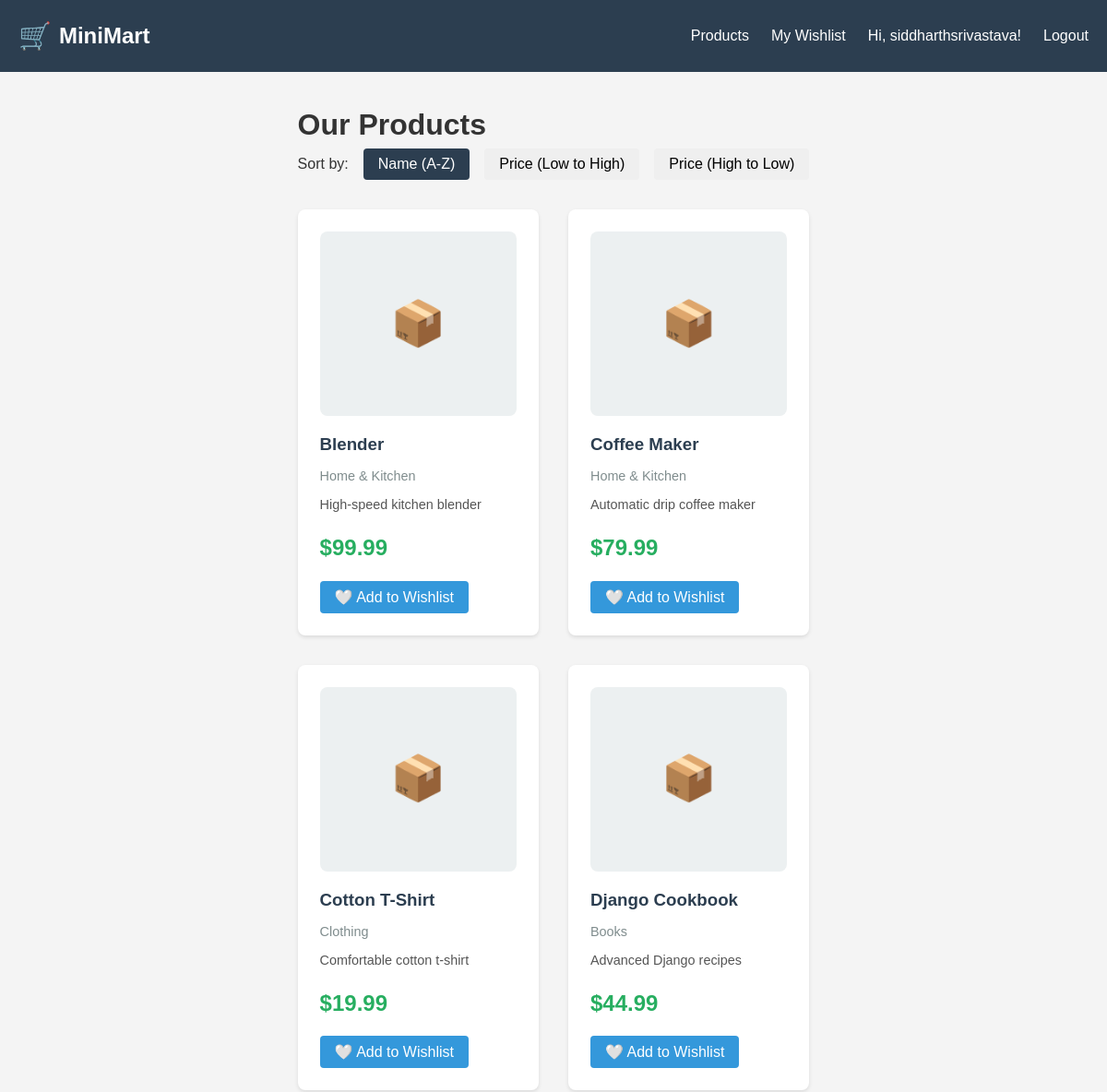
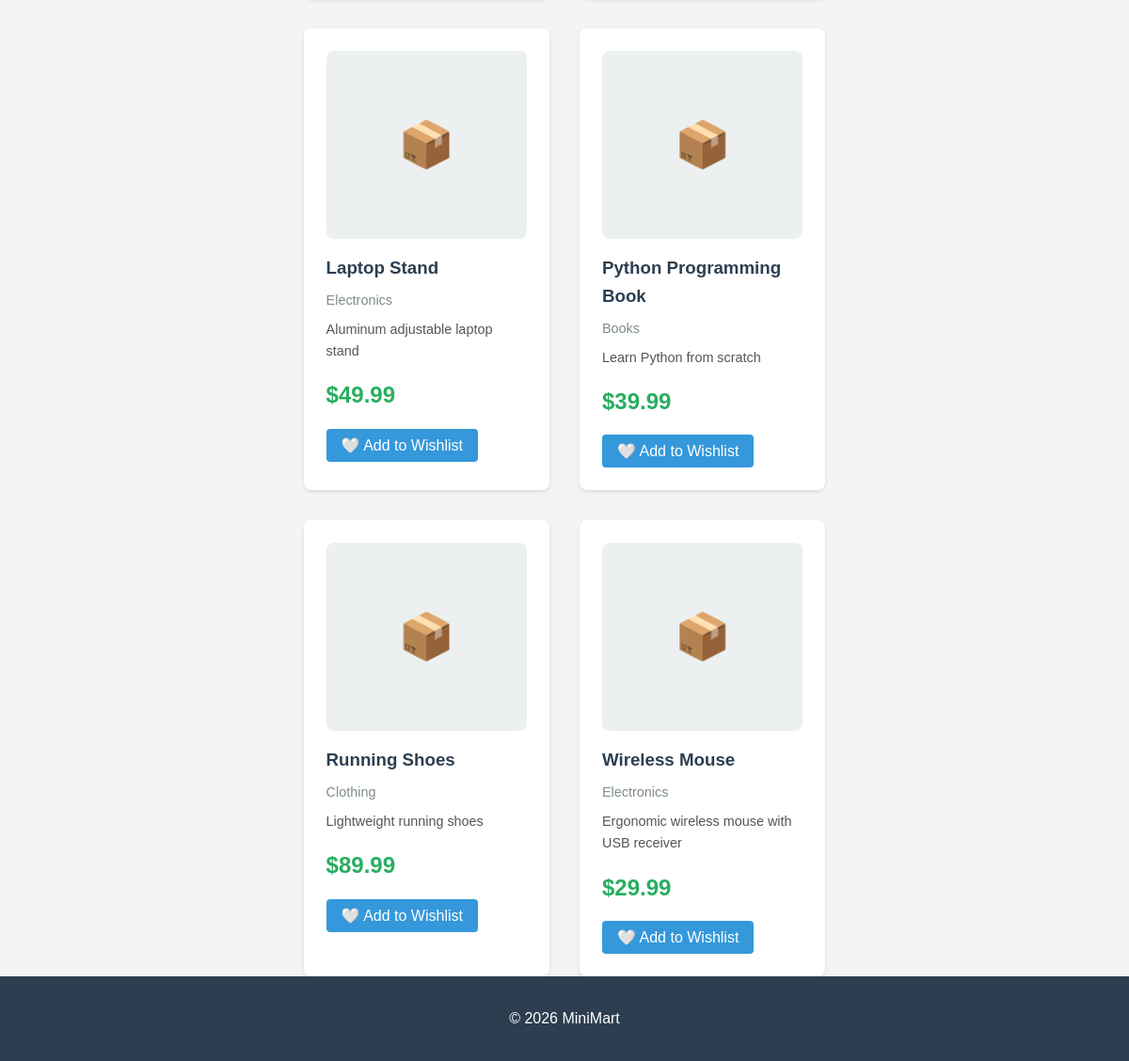
The app's page / (signed in) with its own data (2 pictures, top to bottom).
### shop/models.py (models this page shows, shortened)
class Product(models.Model):
    name = models.CharField(max_length=200)
    description = models.TextField(blank=True)
    price = models.DecimalField(max_digits=10, decimal_places=2)
    category = models.ForeignKey(Category, on_delete=models.CASCADE, related_name='products')
    image = models.ImageField(upload_to='products/', blank=True, null=True)  # NEW FIELD
    created_at = models.DateTimeField(auto_now_add=True)
    class Meta:
        ordering = ['name']

class Category(models.Model):
    name = models.CharField(max_length=100, unique=True)
    class Meta:
        verbose_name_plural = "Categories"

### shop/views.py (the view)
# urls.py: path('', views.product_list, name='product_list'),
def product_list(request):
    sort_by = request.GET.get('sort', 'name')
    if sort_by == 'price_low':
        products = Product.objects.all().order_by('price')
    elif sort_by == 'price_high':
        products = Product.objects.all().order_by('-price')  # minus sign = descending
    else:
        products = Product.objects.all().order_by('name')
    wishlist_product_ids = []
    if request.user.is_authenticated:
        wishlist_product_ids = Wishlist.objects.filter(
            user=request.user
        ).values_list('product_id', flat=True)
    context = {
        'products': products,
        'wishlist_product_ids': list(wishlist_product_ids),
        'current_sort': sort_by,
    }
    if request.headers.get('HX-Request'):
        return render(request, 'shop/partials/product_list_partial.html', context)
    return render(request, 'shop/product_list.html', context)

### shop/templates/shop/product_list.html (shortened to what this page needs)
{% extends 'base.html' %}
{% block content %}
<h1>Our Products</h1>
<div class="sort-controls">
    <label>Sort by:</label>
    <button
        hx-get="{% url 'product_list' %}?sort=name"
        hx-target="#product-container"
        hx-swap="innerHTML"
        hx-push-url="true"
        class="btn {% if current_sort == 'name' %}btn-active{% endif %}">
        Name (A-Z)
    </button>
    <button
        hx-get="{% url 'product_list' %}?sort=price_low"
        hx-target="#product-container"
        hx-swap="innerHTML"
        hx-push-url="true"
        class="btn {% if current_sort == 'price_low' %}btn-active{% endif %}">
        Price (Low to High)
    </button>
    <button
        hx-get="{% url 'product_list' %}?sort=price_high"
        hx-target="#product-container"
        hx-swap="innerHTML"
        hx-push-url="true"
        class="btn {% if current_sort == 'price_high' %}btn-active{% endif %}">
        Price (High to Low)
    </button>
</div>
<div id="product-container">
    {% include 'shop/partials/product_list_partial.html' %}
</div>
{% endblock %}

### templates/base.html (shortened to what this page needs)
<!DOCTYPE html>
<html lang="en">
<head>
    {% load static %}
    <link rel="stylesheet" href="{% static 'css/style.css' %}">
</head>
<body>
    <nav class="navbar">
        <div class="container">
            <a href="{% url 'product_list' %}" class="logo">
                <span class="logo-icon">🛒</span>
                <span class="logo-text">MiniMart</span>
            </a>
            <div class="nav-links">
                <a href="{% url 'product_list' %}">Products</a>
                {% if user.is_authenticated %}
                    <a href="{% url 'wishlist' %}">My Wishlist</a>
                    <span class="username">Hi, {{ user.username }}!</span>
                    <form method="post" action="{% url 'custom_logout' %}" style="display: inline; margin: 0;">
                        <button type="submit" class="logout-btn">Logout</button>
                    </form>
                {% else %}
                    <a href="{% url 'login' %}">Login</a>
                    <a href="{% url 'signup' %}">Sign Up</a>
                {% endif %}
            </div>
        </div>
    </nav>
    <main class="container">
        {% block content %}
        {% endblock %}
    </main>
    <footer>
        <p>&copy; 2026 MiniMart</p>
    </footer>
</body>
</html>

### shop/templates/shop/partials/product_list_partial.html
<div class="product-grid">
    {% for product in products %}
        <div class="product-card">
            {% if product.image %}
                <img src="{{ product.image.url }}" alt="{{ product.name }}" class="product-image">
            {% else %}
                <div class="product-image-placeholder">
                    <span>📦</span>
                </div>
            {% endif %}
            <h3>{{ product.name }}</h3>
            <p class="category">{{ product.category.name }}</p>
            <p class="description">{{ product.description|truncatewords:20 }}</p>
            <p class="price">${{ product.price }}</p>
            <div id="wishlist-btn-{{ product.id }}">
                {% if product.id in wishlist_product_ids %}
                    {% include 'shop/partials/wishlist_button.html' with product=product in_wishlist=True %}
                {% else %}
                    {% include 'shop/partials/wishlist_button.html' with product=product in_wishlist=False %}
                {% endif %}
            </div>
        </div>
    {% empty %}
        <p>No products available.</p>
    {% endfor %}
</div>

### shop/templates/shop/partials/wishlist_button.html
{% if user.is_authenticated %}
    {% if in_wishlist %}
        <button
            hx-post="{% url 'remove_from_wishlist' product.id %}"
            hx-target="#wishlist-btn-{{ product.id }}"
            hx-swap="innerHTML"
            hx-headers='{"X-CSRFToken": "{{ csrf_token }}"}'
            class="btn btn-remove">
            ❤️ In Wishlist
        </button>
    {% else %}
        <button
            hx-post="{% url 'add_to_wishlist' product.id %}"
            hx-target="#wishlist-btn-{{ product.id }}"
            hx-swap="innerHTML"
            hx-headers='{"X-CSRFToken": "{{ csrf_token }}"}'
            class="btn btn-primary">
            🤍 Add to Wishlist
        </button>
    {% endif %}
{% else %}
    <a href="{% url 'login' %}" class="btn btn-secondary">Login to Wishlist</a>
{% endif %}

### static/css/style.css (style rules this page uses)
html { height: 100%; }
body { font-family: Arial, sans-serif; line-height: 1.6; color: #333; background-color: #f4f4f4; min-height: 100vh; display: flex; flex-direction: column; }
* { margin: 0; padding: 0; box-sizing: border-box; }
.container { max-width: 1200px; margin: 0 auto; padding: 0 20px; }
.navbar { background-color: #2c3e50; color: white; padding: 1rem 0; margin-bottom: 2rem; }
.navbar .container { display: flex; justify-content: space-between; align-items: center; }
.navbar .logo { font-size: 1.5rem; font-weight: bold; color: white; text-decoration: none; }
.nav-links { display: flex; gap: 1.5rem; align-items: center; }
.nav-links a { color: white; text-decoration: none; }
.nav-links .username { color: white; font-weight: 500; }
.logout-btn { background: none; border: none; color: white; font-size: 1rem; cursor: pointer; padding: 0; font-family: inherit; text-decoration: none; }
.btn { padding: 0.5rem 1rem; border: none; border-radius: 4px; cursor: pointer; font-size: 1rem; text-decoration: none; display: inline-block; }
.btn-primary { background-color: #3498db; color: white; }
.btn-active { background-color: #2c3e50; color: white; }
.sort-controls { margin-bottom: 2rem; display: flex; gap: 1rem; align-items: center; }
.product-grid { display: grid; grid-template-columns: repeat(auto-fill, minmax(250px, 1fr)); gap: 2rem; margin-top: 2rem; }
.product-card { background: white; padding: 1.5rem; border-radius: 8px; box-shadow: 0 2px 4px rgba(0,0,0,0.1); }
.product-card h3 { margin-bottom: 0.5rem; color: #2c3e50; }
.category { color: #7f8c8d; font-size: 0.9rem; margin-bottom: 0.5rem; }
.description { color: #555; font-size: 0.9rem; margin-bottom: 1rem; }
.price { font-size: 1.5rem; font-weight: bold; color: #27ae60; margin-bottom: 1rem; }
footer { background-color: #2c3e50; color: white; text-align: center; padding: 2rem 0; margin-top: auto; }
.product-image-placeholder { width: 100%; height: 200px; background-color: #ecf0f1; border-radius: 8px; margin-bottom: 1rem; display: flex; align-items: center; justify-content: center; font-size: 3rem; }
.navbar .logo { font-size: 1.5rem; font-weight: bold; color: white; text-decoration: none; display: flex; align-items: center; gap: 0.5rem; }
.logo-icon { font-size: 1.8rem; display: inline-block; }
.logo-text { font-weight: bold; }
main { flex: 1; }

### records on screen
Product: name "Blender", category.name "Home & Kitchen", description "High-speed kitchen blender", price "99.99"
Product: name "Coffee Maker", category.name "Home & Kitchen", description "Automatic drip coffee maker", price "79.99"
Product: name "Cotton T-Shirt", category.name "Clothing", description "Comfortable cotton t-shirt", price "19.99"
Product: name "Django Cookbook", category.name "Books", description "Advanced Django recipes", price "44.99"
Product: name "Laptop Stand", category.name "Electronics", description "Aluminum adjustable laptop stand", price "49.99"
Product: name "Python Programming Book", category.name "Books", description "Learn Python from scratch", price "39.99"
Product: name "Running Shoes", category.name "Clothing", description "Lightweight running shoes", price "89.99"
Product: name "Wireless Mouse", category.name "Electronics", description "Ergonomic wireless mouse with USB receiver", price "29.99"

### other values on screen
{{ user.username }} "siddharthsrivastava"
